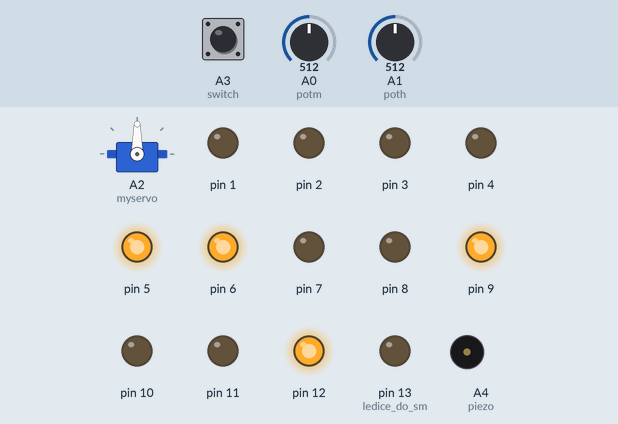
Simulated run of this sketch. Board: Arduino Uno, built with avr-gcc and run on an emulated ATmega328P. Parts: servo, output pins drawn as LEDs (lit = HIGH), buzzer (waves = sounding). Inputs (shaded band) come from the test bench; at power-on: A0 (potm) = 512, A1 (poth) = 512, A3 (switch) HIGH.

Above: at 2.1 s.
2.2 s: A0 (potm) set to 716
At 3.1 s:
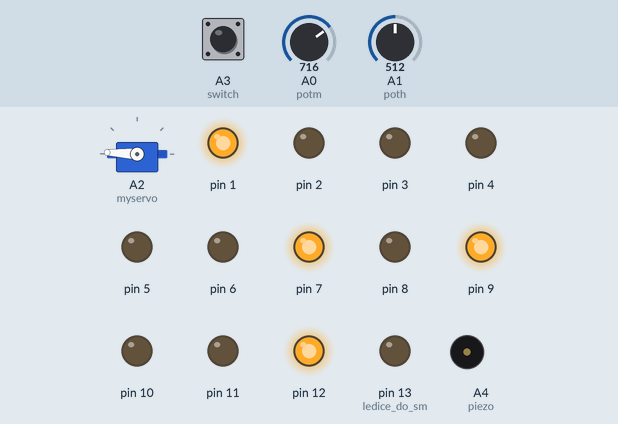
5.2 s: A1 (poth) set to 716
At 6.1 s:
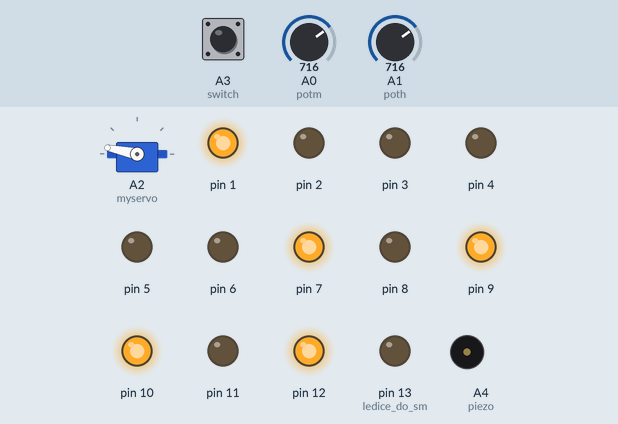
8.2 s: A3 (switch) pulled LOW for 0.15 s
At 8.8 s:
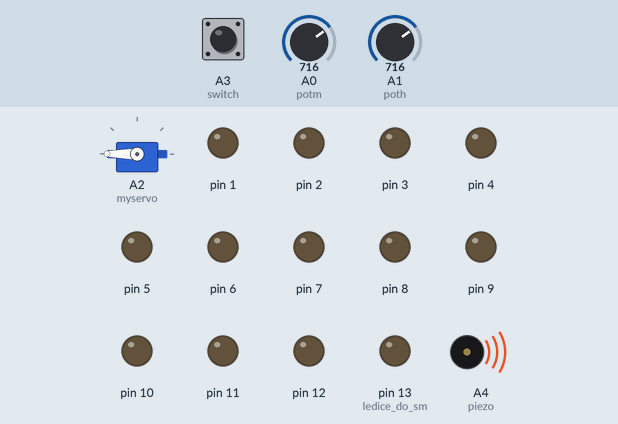
11.2 s: A0 (potm) set to 731
At 12.0 s:
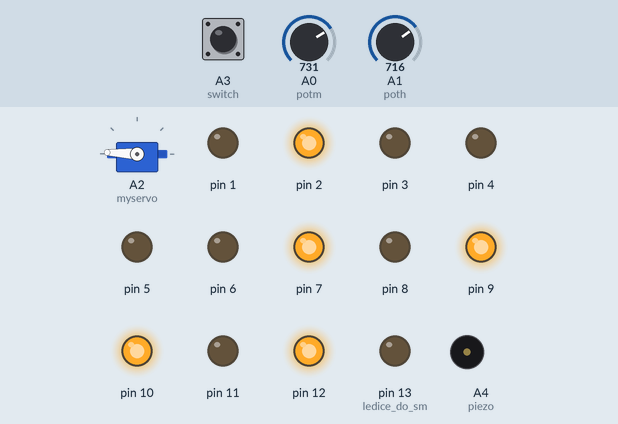
14.2 s: A1 (poth) set to 737
At 15.5 s:
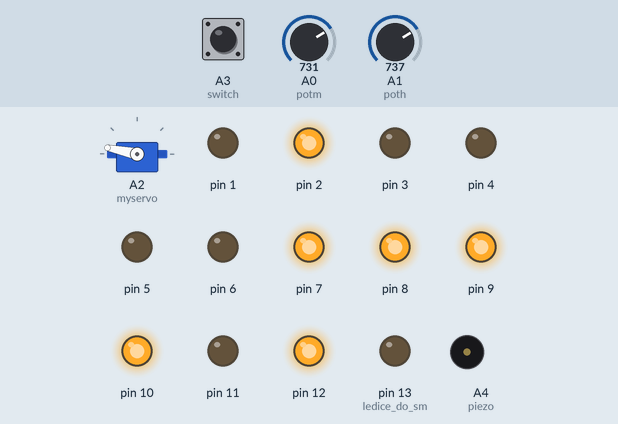
17.2 s: A3 (switch) pulled LOW for 1 s
At 18.0 s:
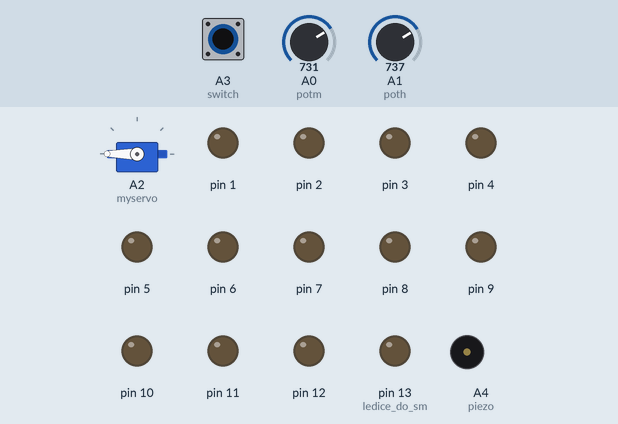
Timing chart, 0 to 29.0 s (numbered marks = the images above; inputs shaded):
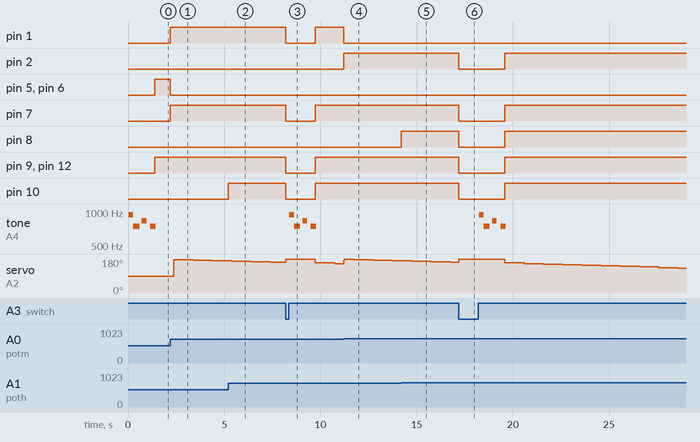

Measured:
- the behaviour switches between 716 and 717 on A0 (potm) (found by bisection; images 3 and 4)
- the behaviour switches between 725 and 726 on A1 (poth) (found by bisection; images 4 and 5)
- after the input at 2.2 s, pin 1, pin 7: LOW → HIGH at once; pin 5, pin 6: HIGH → LOW at once
- after the input at 5.2 s, pin 10: LOW → HIGH at once
- after the input at 8.2 s, pin 1, pin 7, pin 9, pin 10, pin 12: HIGH → LOW at once, → HIGH 1.5 s later; tone on A4 (piezo): plays 941 Hz for 0.24 s, 749 Hz for 0.32 s, 840 Hz for 0.24 s, 749 Hz for 0.28 s, starting after 0.19 s
- after the input at 11.2 s, pin 1: HIGH → LOW at once; pin 2: LOW → HIGH at once
- after the input at 14.2 s, pin 8: LOW → HIGH at once
- after the input at 17.2 s, pin 2, pin 7–10, pin 12: HIGH → LOW at once, → HIGH 2.4 s later; tone on A4 (piezo): plays 941 Hz for 0.24 s, 749 Hz for 0.32 s, 840 Hz for 0.24 s, 749 Hz for 0.28 s, starting after 1.0 s

The sketch:

binarna-ura.ino
```cpp
#include <Servo.h>
#define C5  523
#define D5  587
#define E5  659


Servo myservo;
int sekunda=0;
int minuta=0;
int ura=0;
int potprejm;
int potprejh;
int i = 0;
int poz=180;
boolean spr=true;

void setup() {
  pinMode(1, OUTPUT);pinMode(2, OUTPUT);pinMode(3, OUTPUT);pinMode(4, OUTPUT);pinMode(5, OUTPUT);
  pinMode(6, OUTPUT);pinMode(7, OUTPUT);pinMode(8, OUTPUT);pinMode(9, OUTPUT);pinMode(10, OUTPUT);
  pinMode(11, OUTPUT);pinMode(12, OUTPUT);pinMode(13, OUTPUT);//ledice do sm
  pinMode(A0,INPUT);//potm
  pinMode(A1,INPUT);//poth
  myservo.attach(A2);//servo
  pinMode(A3,INPUT);//switch
  pinMode(A4,OUTPUT);//piezo
  //Serial.begin(9600);
}


void loop() {

  if(digitalRead(A3)==0){
     spr=true;
  }
  if(digitalRead(A3)==1&&spr){
     bootsng(C5);
     delay(50);
     bootsng(E5);
     delay(150);
     bootsng(D5);
     delay(200);
     bootsng(E5);
     spr=false;

  }

  if(digitalRead(A3)==1){
     clockCount();
     priziganje();


     int potm=(int)(60.0/1024.0*analogRead(A0));
     int poth=(int)(24.0/1024.0*analogRead(A1));

     if(potm>potprejm+0.9||potm<potprejm-0.9){
       nastaviMinute(potm);
       potprejm=potm;
     }
     if(poth>potprejh+0.9||poth<potprejh-0.9){
       nastaviUre(poth);
       potprejh=poth;
     }

     if(poz<((60-sekunda)/60.0)*180){
       myservo.write(poz+1);
       poz++;
       delay(1);
      }

     if(poz>((60-sekunda)/60.0)*180){
         myservo.write(poz-1);
         poz--;
         delay(1);
      }

           //Serial.println(sekunda);
           //Serial.print(minuta);
          // Serial.print(ura);
  }
    else{
      myservo.write(180);
      for(int a=13;a>0;a--){
      digitalWrite(a,LOW);
      }
   }
}
void nastaviMinute(int potm){
  minuta=potm;
  sekunda=0;
  }
void nastaviUre(int poth){
    ura=poth;
  }
void clockCount(){
  static unsigned long zadnji = 0;
  if(millis()- zadnji>= 1000){
    zadnji=millis();
    sekunda++;

    }
      if (sekunda >= 60) {
        minuta++;
        sekunda = 0;
      }
      if (minuta >=60) {
        ura++;
        minuta = 0;
      }
      if (ura >=24) {
        ura = 0;
        minuta = 0;
        sekunda = 0;
      }
  }

void priziganje()
{
  int digih=ura%10;
  int digimin=minuta%10;
  if(digimin == 1 || digimin == 3 || digimin == 5 || digimin == 7 || digimin == 9) {  digitalWrite(1, HIGH);} else {  digitalWrite(1, LOW);}
  if(digimin == 2 || digimin == 3 || digimin == 6 || digimin == 7) {digitalWrite(2, HIGH);} else {digitalWrite(2,LOW);}
  if(digimin == 4 || digimin == 5 || digimin == 6 || digimin == 7) {digitalWrite(3, HIGH);} else {digitalWrite(3,LOW);}
  if(digimin == 8 || digimin == 9) {digitalWrite(4, HIGH);} else {digitalWrite(4,LOW);}

  if((minuta >= 10 && minuta < 20) || (minuta >= 30 && minuta < 40) || (minuta >= 50 && minuta < 60))  {digitalWrite(5, HIGH);} else {digitalWrite(5,LOW);}
  if(minuta >= 20 && minuta < 40)  {digitalWrite(6, HIGH);} else {digitalWrite(6,LOW);}
  if(minuta >= 40 && minuta < 60) {digitalWrite(7, HIGH);} else {digitalWrite(7,LOW);}

  if(digih == 1 || digih == 3 || digih == 5 || digih == 7 || digih == 9) {digitalWrite(8, HIGH);} else {digitalWrite(8,LOW);}
  if(digih == 2 || digih == 3 || digih == 6 || digih == 7) {digitalWrite(9, HIGH);} else {digitalWrite(9,LOW);}
  if(digih == 4 || digih == 5 || digih == 6 || digih == 7) {digitalWrite(10, HIGH);} else {digitalWrite(10,LOW);}
  if(digih == 8 || digih == 9) {digitalWrite(11, HIGH);} else {digitalWrite(11,LOW);}

  if(ura >= 10 && ura < 20)  {digitalWrite(12, HIGH);} else {digitalWrite(12,LOW);}
  if(ura >= 20 && ura < 24)  {digitalWrite(13, HIGH);} else {digitalWrite(13,LOW);}
}

void bootsng(int del){
  long elapsed_time = 0;
    for(int x=0;x<200;x++){
    analogWrite(A4,255);
    delayMicroseconds(del);
    analogWrite(A4,0);
    delayMicroseconds(del);
    }
}
```
